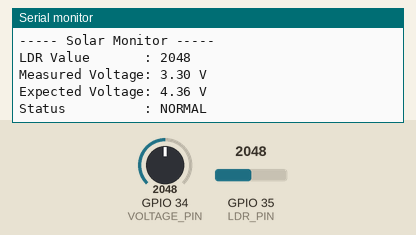
The sketch below on a simulated ESP32. On the bench: the last lines printed to the serial monitor. The inputs (shaded band) are chosen by the test bench; at power-on: GPIO 35 (LDR_PIN) = 2048, GPIO 34 (VOLTAGE_PIN) = 2048 (analog values on the 0–4095 scale).

Above: at 2.2 s.
2.3 s: GPIO 35 (LDR_PIN) set to 2260
3.8 s: GPIO 35 (LDR_PIN) set to 2364
At 5.2 s:
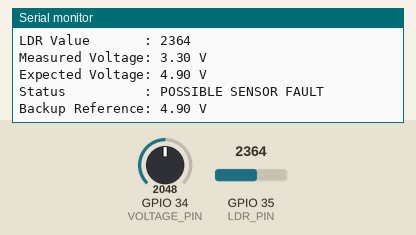
5.5 s: GPIO 34 (VOLTAGE_PIN) set to 2182
At 6.8 s:
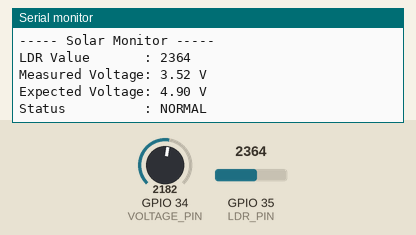

The sketch:

solar_monitor.ino
```cpp
/*
  Fault-Tolerant Solar Panel Monitoring System
  ------------------------------------------------
  Current prototype:
  - ESP32 reads solar-panel voltage through a voltage divider.
  - ESP32 reads an LDR analog value.
  - Voltage and light level are compared.
  - A large mismatch is reported as a possible sensor fault.
  - During a fault, the LDR is used as a backup reference.
  - A simple Wi-Fi dashboard is provided by the ESP32.

  IMPORTANT:
  1. The GPIO pins below are examples. Change them if your wiring is different.
  2. Do NOT connect the solar-panel output directly to an ESP32 ADC pin.
  3. This example assumes a 10kΩ / 10kΩ voltage divider.
  4. Calibrate the voltage reading with a multimeter before final testing.
  5. Linear Regression / AI prediction using historical data is FUTURE WORK.
*/

#include <WiFi.h>
#include <WebServer.h>

// ---------- Wi-Fi Access Point ----------
const char* AP_SSID = "SolarMonitor";
const char* AP_PASSWORD = "12345678";

WebServer server(80);

// ---------- ESP32 ADC pins ----------
// GPIO 34 and GPIO 35 are input-only ADC pins on common ESP32 boards.
const int VOLTAGE_PIN = 34;
const int LDR_PIN     = 35;

// ---------- Voltage divider ----------
// Example: 10kΩ from solar + to ADC and 10kΩ from ADC to GND.
// Divider ratio = (10k + 10k) / 10k = 2.0
const float R1 = 10000.0;
const float R2 = 10000.0;

// ---------- ADC settings ----------
const float ADC_REFERENCE = 3.3;
const int ADC_MAX = 4095;

// ---------- Calibration ----------
// Change this after comparing the ESP32 reading with your multimeter.
float VOLTAGE_CALIBRATION = 1.00;

// ---------- LDR / fault detection ----------
// These are starting values only. Calibrate using your actual panel and LDR.
const int LDR_DARK = 100;
const int LDR_BRIGHT = 3000;

// Expected panel voltage range for this prototype.
// Change these values after measuring your panel.
const float EXPECTED_VOLTAGE_MIN = 1.0;
const float EXPECTED_VOLTAGE_MAX = 6.0;

// Allowed difference between measured voltage and LDR-based expected voltage.
const float FAULT_THRESHOLD = 1.5;

// ---------- Current readings ----------
float measuredVoltage = 0.0;
float expectedVoltage = 0.0;
int ldrValue = 0;
bool sensorFault = false;
float backupVoltage = 0.0;

// ---------- History ----------
const int HISTORY_SIZE = 20;
float voltageHistory[HISTORY_SIZE];
int historyCount = 0;
int historyIndex = 0;

unsigned long lastRead = 0;
const unsigned long READ_INTERVAL = 2000;


// Convert LDR value into an approximate expected voltage.
// This is NOT ML. It is only the current prototype's backup/reference logic.
float estimateVoltageFromLDR(int lightValue) {
  lightValue = constrain(lightValue, LDR_DARK, LDR_BRIGHT);

  float ratio = (float)(lightValue - LDR_DARK) /
                (float)(LDR_BRIGHT - LDR_DARK);

  float voltage = EXPECTED_VOLTAGE_MIN +
                  ratio * (EXPECTED_VOLTAGE_MAX - EXPECTED_VOLTAGE_MIN);

  return constrain(voltage, EXPECTED_VOLTAGE_MIN, EXPECTED_VOLTAGE_MAX);
}


// Read solar-panel voltage through the voltage divider.
float readSolarVoltage() {
  int raw = analogRead(VOLTAGE_PIN);

  float adcVoltage = ((float)raw / ADC_MAX) * ADC_REFERENCE;

  float panelVoltage = adcVoltage * ((R1 + R2) / R2);

  panelVoltage *= VOLTAGE_CALIBRATION;

  return panelVoltage;
}


// Store voltage history for the dashboard.
// This is only temporary ESP32 RAM storage.
// It is NOT the future AI/ML dataset yet.
void storeHistory(float voltage) {
  voltageHistory[historyIndex] = voltage;
  historyIndex = (historyIndex + 1) % HISTORY_SIZE;

  if (historyCount < HISTORY_SIZE) {
    historyCount++;
  }
}


// Check whether the measured voltage is consistent with light intensity.
void checkFault() {
  expectedVoltage = estimateVoltageFromLDR(ldrValue);

  float difference = abs(measuredVoltage - expectedVoltage);

  sensorFault = difference > FAULT_THRESHOLD;

  if (sensorFault) {
    // Current prototype backup reference.
    backupVoltage = expectedVoltage;
  } else {
    backupVoltage = measuredVoltage;
  }
}


// Read sensors and update system state.
void updateSensors() {
  measuredVoltage = readSolarVoltage();
  ldrValue = analogRead(LDR_PIN);

  checkFault();
  storeHistory(measuredVoltage);
}


// ---------- Web Dashboard ----------
String makeDashboard() {

  String statusText = sensorFault ? "POSSIBLE SENSOR FAULT" : "NORMAL";
  String displayedVoltage = sensorFault
                            ? String(backupVoltage, 2)
                            : String(measuredVoltage, 2);

  String html = R"rawliteral(
<!DOCTYPE html>
<html>
<head>
<meta name="viewport" content="width=device-width, initial-scale=1">
<meta http-equiv="refresh" content="3">
<title>Solar Monitor</title>
<style>
body {
  margin: 0;
  background: #0d0d12;
  color: white;
  font-family: Arial, sans-serif;
  text-align: center;
}
.container {
  max-width: 700px;
  margin: auto;
  padding: 25px;
}
h1 {
  color: #f5b52b;
  letter-spacing: 4px;
}
.subtitle {
  color: #777;
  letter-spacing: 3px;
}
.card {
  background: #15151c;
  border: 1px solid #444;
  border-radius: 14px;
  padding: 25px;
  margin: 15px 0;
}
.value {
  font-size: 42px;
  font-weight: bold;
}
.label {
  color: #999;
  letter-spacing: 3px;
}
.status {
  font-size: 24px;
  margin-top: 10px;
}
.good {
  color: #65d68a;
}
.bad {
  color: #ff6b6b;
}
.small {
  color: #aaa;
  font-size: 14px;
}
</style>
</head>

<body>
<div class="container">

<h1>☀ SOLAR MONITOR</h1>
<div class="subtitle">REAL-TIME ENERGY MONITORING</div>

<div class="card">
  <div class="label">SYSTEM STATUS</div>
  <div class="status %STATUS_CLASS%">%STATUS%</div>
</div>

<div class="card">
  <div class="label">LDR VALUE</div>
  <div class="value">%LDR%</div>
</div>

<div class="card">
  <div class="label">MEASURED VOLTAGE</div>
  <div class="value">%MEASURED% V</div>
</div>

<div class="card">
  <div class="label">EXPECTED / BACKUP VOLTAGE</div>
  <div class="value">%BACKUP% V</div>
  <div class="small">
    In fault mode this is an LDR-based reference, not an AI prediction.
  </div>
</div>

<div class="card">
  <div class="label">DISPLAYED MONITORING VALUE</div>
  <div class="value">%DISPLAYED% V</div>
</div>

</div>
</body>
</html>
)rawliteral";

  html.replace("%STATUS%", statusText);
  html.replace("%STATUS_CLASS%", sensorFault ? "bad" : "good");
  html.replace("%LDR%", String(ldrValue));
  html.replace("%MEASURED%", String(measuredVoltage, 2));
  html.replace("%BACKUP%", String(backupVoltage, 2));
  html.replace("%DISPLAYED%", displayedVoltage);

  return html;
}


void handleRoot() {
  server.send(200, "text/html", makeDashboard());
}


void setup() {
  Serial.begin(115200);
  delay(1000);

  // ADC configuration
  analogReadResolution(12);

  pinMode(VOLTAGE_PIN, INPUT);
  pinMode(LDR_PIN, INPUT);

  // Start ESP32 as a Wi-Fi Access Point.
  WiFi.mode(WIFI_AP);
  WiFi.softAP(AP_SSID, AP_PASSWORD);

  Serial.println();
  Serial.println("==================================");
  Serial.println(" Fault-Tolerant Solar Monitor");
  Serial.println("==================================");
  Serial.print("Wi-Fi name: ");
  Serial.println(AP_SSID);
  Serial.print("Dashboard IP: ");
  Serial.println(WiFi.softAPIP());

  server.on("/", handleRoot);
  server.begin();

  Serial.println("Dashboard started.");
}


void loop() {

  server.handleClient();

  if (millis() - lastRead >= READ_INTERVAL) {

    lastRead = millis();

    updateSensors();

    Serial.println();
    Serial.println("----- Solar Monitor -----");

    Serial.print("LDR Value       : ");
    Serial.println(ldrValue);

    Serial.print("Measured Voltage: ");
    Serial.print(measuredVoltage, 2);
    Serial.println(" V");

    Serial.print("Expected Voltage: ");
    Serial.print(expectedVoltage, 2);
    Serial.println(" V");

    if (sensorFault) {
      Serial.println("Status          : POSSIBLE SENSOR FAULT");
      Serial.print("Backup Reference: ");
      Serial.print(backupVoltage, 2);
      Serial.println(" V");
    } else {
      Serial.println("Status          : NORMAL");
    }
  }
}
```

Measured:
- the behaviour switches between 2304 and 2305 on GPIO 35 (LDR_PIN) (found by bisection; images 0 and 1)
- the behaviour switches between 2111 and 2112 on GPIO 34 (VOLTAGE_PIN) (found by bisection; images 1 and 2)
- after the input at 3.8 s, the serial monitor: prints a new line after 0.20 s (image 1)
- after the input at 5.5 s, the serial monitor: prints a new line after 0.50 s (image 2)
